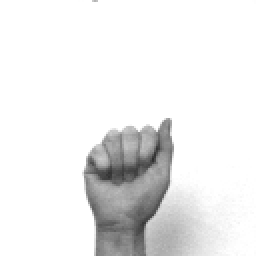
#> input picture HoG Code/bfritza1.pgm, 128 x 128 px (shown 2 times larger)
$ python hogTest.py   (Python 2 division)
#> lines starting #> are read from the running program, lines starting #| are printed output that depends on the picture
import numpy as np
import cv2
from skimage import color,exposure
from skimage.feature import hog

import matplotlib.pyplot as plt

img = cv2.imread('bfritza1.pgm')
#> img is the input picture: shape (128, 128, 3); min 44, max 255, mean 235.9
bwImg = color.rgb2gray(img)
print img.shape
#| (128, 128, 3)
print bwImg.shape
#| (128, 128)
cv2.imshow('image',img)
cv2.waitKey(0)
cv2.imshow('image',bwImg)
cv2.waitKey(0)

fd, hog_image = hog(bwImg, orientations=8, pixels_per_cell=(8, 8),
                    cells_per_block=(1, 1), visualise=True)
#> fd = 2048 values, max 1 at index 948, min 0 at index 0, mean 0.101

print fd
#> (printed output is left out)
print hog_image
#> (printed output is left out)
hog_disp = exposure.rescale_intensity(hog_image,in_range = (0,0.02))
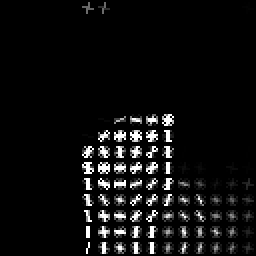
#> hog_disp: shape (128, 128) float64 (shown 2 times larger); min 0, max 1, mean 0.0583
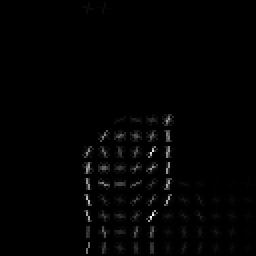
#> hog_image: shape (128, 128) float64 (shown 2 times larger); min 0, max 0.198, mean 0.00212; drawn with min black and max white
cv2.imshow('HOG',hog_disp);
cv2.waitKey(0)


fig, (ax1, ax2) = plt.subplots(1, 2, figsize=(8, 4), sharex=True, sharey=True)
ax1.axis('off')
ax1.imshow(img, cmap=plt.cm.gray)
ax1.set_title('Input image')
ax1.set_adjustable('box-forced')

ax2.axis('off')
ax2.imshow(hog_disp, cmap=plt.cm.gray)
ax2.set_title('Histogram of Oriented Gradients')
ax1.set_adjustable('box-forced')
plt.show()
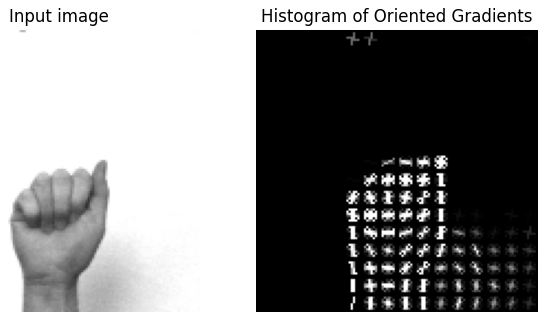
#> figure drawn by matplotlib, 2 panels

cv2.destroyAllWindows

$ run again, with HoG Code/PCAheightWidthRatio.jpg saved as HoG Code/bfritza1.pgm
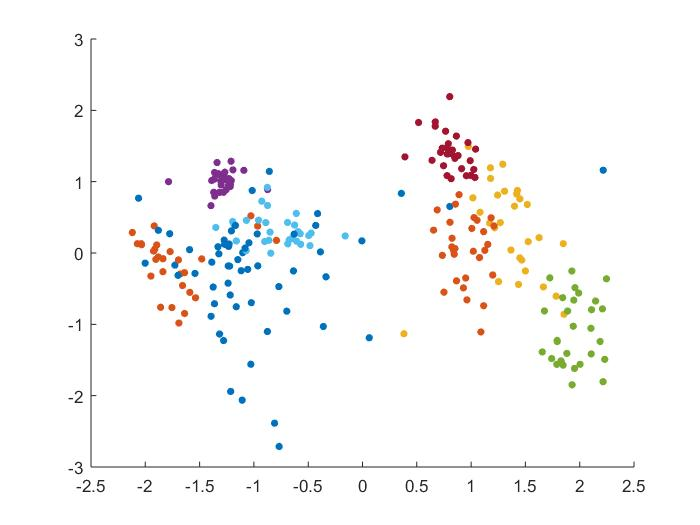
#> input picture HoG Code/PCAheightWidthRatio.jpg, 700 x 525 px
#> img is the input picture: shape (525, 700, 3); mean B, G, R 249.4, 249.9, 250.1
#| (525, 700, 3)
#| (525, 700)
#> (printed output is left out)
#> (printed output is left out)
#> `hog_disp = exposure.rescale_intensity(hog_image,in_range = (0,0.02))`:
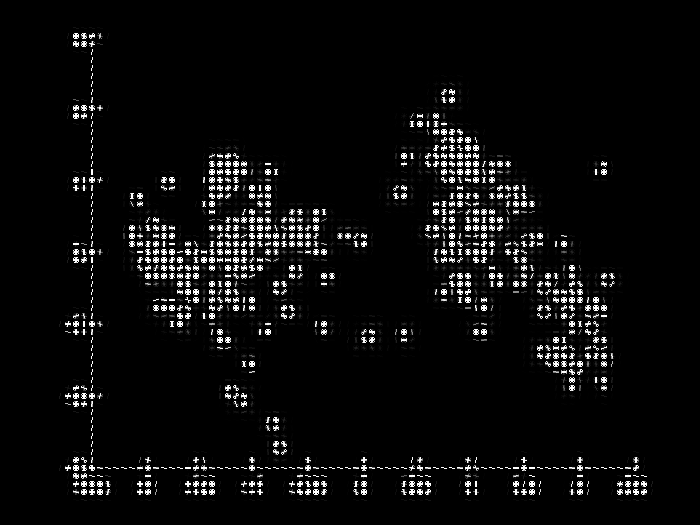
#> hog_disp: shape (525, 700) float64; min 0, max 1, mean 0.0445
#> `plt.show()`:
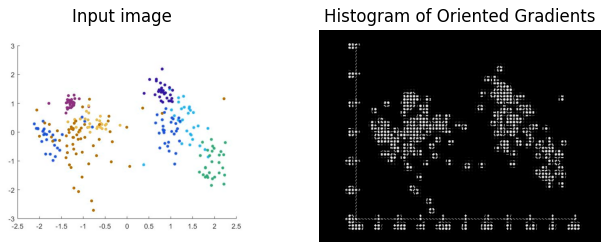
#> figure drawn by matplotlib, 2 panels; B, G, R data is drawn as R, G, B
